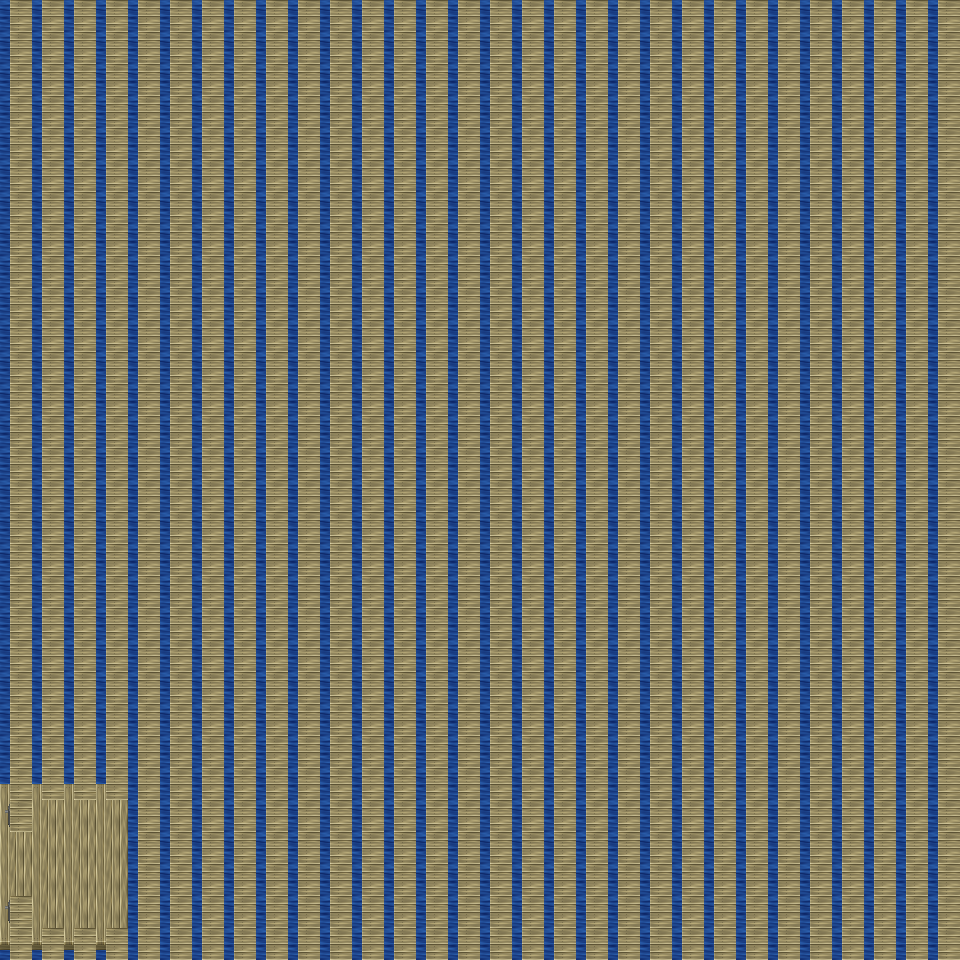

This game map was drawn from its Tiled (.tmx) file and the tilesets committed beside it. A one-line description and the trimmed map source follow:
An orthogonal 30x30 tile map with 32x32 px tiles, 6 tile layers (Ground, Object, Object2, Above, ...), 10 tilesets and 1 object (mapchange).

<map version="1.0" orientation="orthogonal" renderorder="right-down" width="30" height="30" tilewidth="32" tileheight="32" nextobjectid="2">
  <tileset firstgid="1" name="tileset_object_boardwalk" tilewidth="32" tileheight="32" tilecount="36" columns="6">
    <image source="../drawable/tileset_object_boardwalk.png" width="192" height="192" />
  </tileset>
  <tileset firstgid="37" name="tileset_item_weapon_cannon" tilewidth="32" tileheight="32" tilecount="12" columns="3">
    <image source="../drawable/tileset_item_weapon_cannon.png" width="96" height="128" />
  </tileset>
  <tileset firstgid="49" name="tileset_logic_collision" tilewidth="32" tileheight="32" tilecount="1" columns="1">
    <image source="../drawable/tileset_logic_collision.png" width="32" height="32" />
  </tileset>
  <tileset firstgid="50" name="tileset_item_banners_flag" tilewidth="32" tileheight="32" tilecount="12" columns="3">
    <image source="../drawable/tileset_item_banners_flag.png" width="96" height="128" />
  </tileset>
  <tileset firstgid="62" name="tileset_item_flagpole" tilewidth="32" tileheight="32" tilecount="3" columns="1">
    <image source="../drawable/tileset_item_flagpole.png" width="32" height="96" />
  </tileset>
  <tileset firstgid="65" name="tileset_ground_ground" tilewidth="32" tileheight="32" tilecount="33" columns="3">
    <image source="../drawable/tileset_ground_ground.png" width="96" height="352" />
  </tileset>
  <tileset firstgid="98" name="tileset_item_ropes" tilewidth="32" tileheight="32" tilecount="4" columns="2">
    <image source="../drawable/tileset_item_ropes.png" width="64" height="64" />
  </tileset>
  <tileset firstgid="102" name="tileset_object_row_boat" tilewidth="32" tileheight="32" tilecount="30" columns="6">
    <image source="../drawable/tileset_object_row_boat.png" width="192" height="160" />
  </tileset>
  <tileset firstgid="132" name="tileset_object_ship" tilewidth="32" tileheight="32" tilecount="368" columns="16">
    <image source="../drawable/tileset_object_ship.png" width="512" height="736" />
  </tileset>
  <tileset firstgid="500" name="tileset_building_stairs_wooden_ns" tilewidth="32" tileheight="32" tilecount="105" columns="7">
    <image source="../drawable/tileset_building_stairs_wooden_ns.png" width="224" height="480" />
  </tileset>
  <layer name="Ground" width="30" height="30">
    <data>[900 cells, 900 non-empty, 1 distinct tile ids]</data>
  </layer>
  <layer name="Object" width="30" height="30">
    <data>[900 cells, 21 non-empty, 3 distinct tile ids]</data>
  </layer>
  <layer name="Object2" width="30" height="30">
    <data>[900 cells, 5 non-empty, 2 distinct tile ids]</data>
  </layer>
  <layer name="Above" width="30" height="30">
    <data>[900 cells, 0 non-empty, 0 distinct tile ids]</data>
  </layer>
  <layer name="Above2" width="30" height="30">
    <data>[900 cells, 0 non-empty, 0 distinct tile ids]</data>
  </layer>
  <layer name="Walkable" width="30" height="30">
    <data>[900 cells, 886 non-empty, 1 distinct tile ids]</data>
  </layer>
  <objectgroup name="MapEvents">
    <object id="1" name="west" type="mapchange" x="0" y="832" width="32" height="64">
      <properties>
        <property name="map" value="0_ados_mountain_n2_w2_x2_y3" />
        <property name="place" value="east" />
      </properties>
    </object>
  </objectgroup>
</map>
